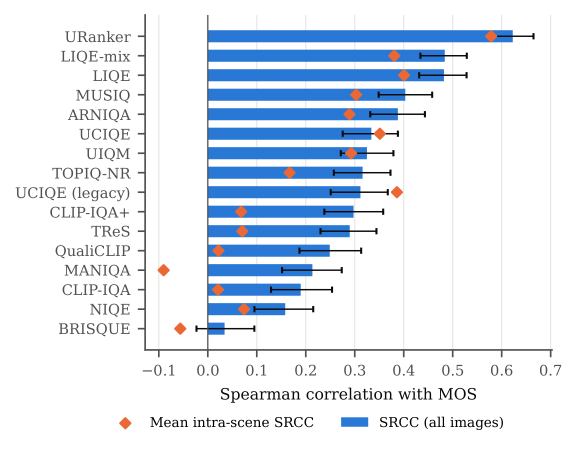
#> input picture report/assets/fig_o1_srcc.png, 1155 x 901 px (shown at 1/2 size)
$ python -i vision.py   (imports and definitions only)   (older library calls are emulated)
#> lines starting #> are read from the running program, lines starting #| are printed output that depends on the picture; after the words box and inside, x2 and y2 are one past the last pixel; in counts of white or black regions, pixels touching at a corner belong together
"""Lab 1-5 image operations used by the demo app (FCV Lab, CSE 3176).

Every function takes / returns uint8 RGB (or a single-channel uint8 image) so the
results can be shown directly. The lab each operation comes from is noted.
"""
from __future__ import annotations

import cv2
import numpy as np
from skimage.feature import hog, local_binary_pattern

CLASS_NAMES = ["holothurian", "echinus", "scallop", "starfish", "fish",
               "corals", "diver", "cuttlefish", "turtle", "jellyfish"]
_PALETTE = [(42, 120, 214), (235, 104, 52), (27, 175, 122), (237, 161, 0), (232, 123, 164),
            (0, 131, 0), (74, 58, 167), (227, 73, 72), (82, 81, 78), (25, 158, 112)]


# ------------------------------------------------------------------ Lab 1: OpenCV basics
def to_gray(img: np.ndarray) -> np.ndarray:
    return cv2.cvtColor(img, cv2.COLOR_RGB2GRAY)


# [5 lines left out: function image_info, not called in this run]


def pixel_rgb(img: np.ndarray, x: int, y: int) -> tuple:
    r, g, b = img[y, x]
    return int(r), int(g), int(b)


def resize(img: np.ndarray, width: int) -> np.ndarray:
    h, w = img.shape[:2]
    return cv2.resize(img, (width, max(1, round(h * width / w))), interpolation=cv2.INTER_AREA)


# [24 lines left out: functions rotate, draw_boxes, not called in this run]


# ------------------------------------------------------------------ Lab 2: enhancement & histograms
def channel_histograms(img: np.ndarray) -> np.ndarray:
    """(3, 256) histograms of R, G, B via cv2.calcHist."""
    return np.stack([cv2.calcHist([img], [c], None, [256], [0, 256]).ravel() for c in range(3)])


def gray_histogram(gray: np.ndarray) -> np.ndarray:
    return cv2.calcHist([gray], [0], None, [256], [0, 256]).ravel()


# [5 lines left out: function hist_equalize, not called in this run]


def gamma(img: np.ndarray, g: float) -> np.ndarray:
    """Power-law transformation s = 255 * (r/255)^g."""
    return np.uint8(np.clip(np.power(img / 255.0, g) * 255, 0, 255))


def negative(img: np.ndarray) -> np.ndarray:
    return 255 - img


def log_transform(img: np.ndarray) -> np.ndarray:
    c = 255 / np.log1p(max(1, int(img.max())))
    return np.uint8(np.clip(c * np.log1p(img.astype(np.float64)), 0, 255))


# [7 lines left out: function contrast_stretch, not called in this run]


def michelson_contrast(gray: np.ndarray) -> float:
    """Contrast = (Imax - Imin) / (Imax + Imin), using robust 1st/99th percentiles."""
    lo, hi = np.percentile(gray, [1, 99])
    return float((hi - lo) / (hi + lo + 1e-6))


# ------------------------------------------------------------------ Lab 3: filtering
def box_blur(img, k=5):
    return cv2.blur(img, (k, k))


def gaussian_blur(img, k=5):
    return cv2.GaussianBlur(img, (k, k), 0)


def median_blur(img, k=5):
    return cv2.medianBlur(img, k)


# [4 lines left out: function sobel_magnitude, not called in this run]


def laplacian(gray: np.ndarray) -> np.ndarray:
    return cv2.convertScaleAbs(cv2.Laplacian(gray, cv2.CV_64F))


def unsharp_mask(img: np.ndarray, alpha: float = 1.5, k: int = 21) -> np.ndarray:
    blur = cv2.GaussianBlur(img, (k, k), 0)
    return cv2.addWeighted(img, 1 + alpha, blur, -alpha, 0)


def canny(gray: np.ndarray, lo: int = 50, hi: int = 150) -> np.ndarray:
    return cv2.Canny(gray, lo, hi)


def edge_density(edges: np.ndarray) -> float:
    return float((edges > 0).mean())


# ------------------------------------------------------------------ Lab 4: segmentation
def otsu(gray: np.ndarray) -> tuple[np.ndarray, float]:
    t, mask = cv2.threshold(gray, 0, 255, cv2.THRESH_BINARY + cv2.THRESH_OTSU)
    return mask, float(t)


def adaptive_threshold(gray: np.ndarray, block: int = 31, c: int = 5) -> np.ndarray:
    return cv2.adaptiveThreshold(gray, 255, cv2.ADAPTIVE_THRESH_GAUSSIAN_C, cv2.THRESH_BINARY, block, c)


# [8 lines left out: function kmeans_segment, not called in this run]


# ------------------------------------------------------------------ Lab 5: feature extraction
def sift_keypoints(gray: np.ndarray, max_kp: int = 2000):
    kp = cv2.SIFT_create(nfeatures=max_kp).detect(gray, None)
    return kp


def fast_keypoints(gray: np.ndarray, threshold: int = 25):
    return cv2.FastFeatureDetector_create(threshold=threshold).detect(gray, None)


def harris_corners(gray: np.ndarray, rel_thresh: float = 0.01) -> np.ndarray:
    r = cv2.cornerHarris(np.float32(gray), 2, 3, 0.04)
    return r > rel_thresh * r.max()


def draw_keypoints(img: np.ndarray, kp, color=(255, 64, 64)) -> np.ndarray:
    return cv2.drawKeypoints(img, kp, None, color=color, flags=cv2.DRAW_MATCHES_FLAGS_DRAW_RICH_KEYPOINTS)


# [5 lines left out: function hog_image, not called in this run]


def lbp(gray: np.ndarray, p: int = 8, r: float = 1.0) -> tuple[np.ndarray, np.ndarray]:
    """Uniform LBP code image and its normalised histogram."""
    codes = local_binary_pattern(gray, p, r, method="uniform")
    hist, _ = np.histogram(codes, bins=np.arange(p + 3), density=True)
    return np.uint8(255 * codes / (p + 1)), hist


def feature_summary(img: np.ndarray) -> dict:
    """Low-level statistics used to compare raw vs enhanced images (Labs 2-5)."""
    g = to_gray(img)
    _, t = otsu(g)
    mask, _ = otsu(g)
    _, h = lbp(g)
    return {
        "Michelson contrast": michelson_contrast(g),
        "Canny edge density": edge_density(canny(g)),
        "SIFT keypoints": len(sift_keypoints(g)),
        "FAST corners": len(fast_keypoints(g)),
        "Otsu threshold": t,
        "Otsu foreground %": float((mask > 0).mean() * 100),
        "LBP entropy": float(-(h[h > 0] * np.log2(h[h > 0])).sum()),
    }

>>> import cv2
>>> picture = cv2.cvtColor(cv2.imread('../report/assets/fig_o1_srcc.png'), cv2.COLOR_BGR2RGB)
>>> result = feature_summary(picture)
#> in to_gray, `return cv2.cvtColor(img, cv2.COLOR_RGB2GRAY)`:
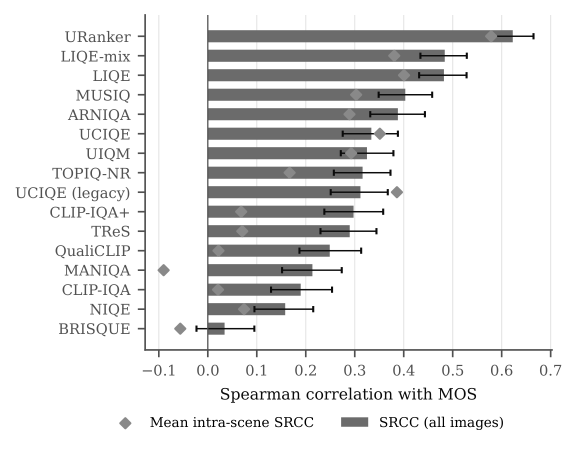
#> returned value: shape (901, 1155) (shown at 1/2 size); min 0, max 255, mean 231.1
#> in otsu, `t, mask = cv2.threshold(gray, 0, 255, cv2.THRESH_BINARY + cv2.THRESH_O..`:
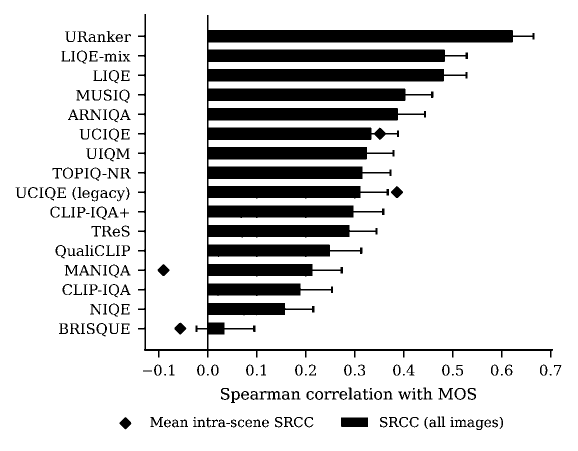
#> mask: shape (901, 1155) (shown at 1/2 size); 84.7% white; 205 black regions (20 under 20 px), largest, box (x1, y1, x2, y2) and area: (276, 28, 1106, 715) 134752, (682, 835, 736, 854) 1025, (782, 372, 806, 396) 333
#> in otsu, `t, mask = cv2.threshold(gray, 0, 255, cv2.THRESH_BINARY + cv2.THRESH_O..`: t = 179
#> in lbp, `codes = local_binary_pattern(gray, p, r, method="uniform")`:
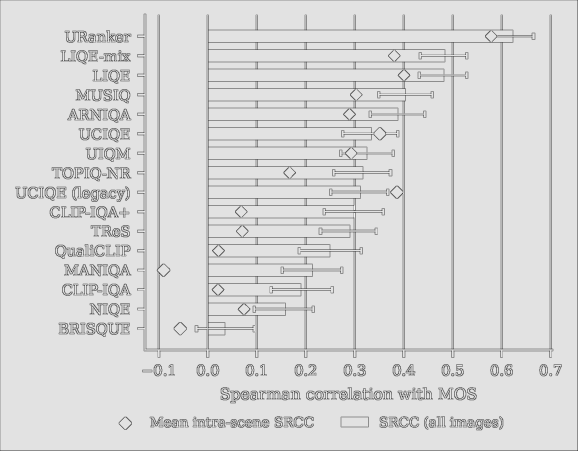
#> codes: shape (901, 1155) float64 (shown at 1/2 size); min 0, max 9, mean 7.69; drawn with min black and max white
#> in lbp, `hist, _ = np.histogram(codes, bins=np.arange(p + 3), density=True)`: hist = [9.61e-07, 0.000258, 0.000131, 0.00909, 0.00742, 0.0749, 0.000865, 0.00577, 0.9, 0.00116]
#> in feature_summary, `_, h = lbp(g)`: h has the same summary as hist in lbp
#> in michelson_contrast, `lo, hi = np.percentile(gray, [1, 99])`: lo = 48; hi = 255
#> in canny, `return cv2.Canny(gray, lo, hi)`:
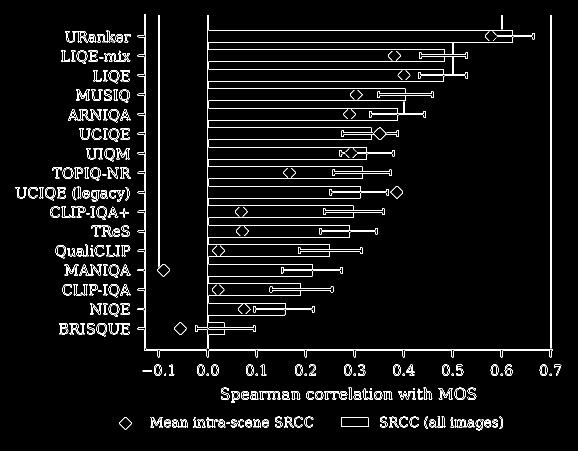
#> returned value: shape (901, 1155) (shown at 1/2 size); 4% white in thin lines or dots, all inside (x1, y1, x2, y2) = (31, 28, 1123, 861)
#> in sift_keypoints, `kp = cv2.SIFT_create(nfeatures=max_kp).detect(gray, None)`: kp = 2000 keypoints; strongest (x, y, size): (389, 835, 1.9), (904, 835, 1.9), (741, 777, 2.2), (827, 777, 2.2)
#> result = {'Michelson contrast': 0.683, 'Canny edge density': 0.0402, 'SIFT keypoints': 2000, 'FAST corners': 2736, 'Otsu threshold': 179, 'Otsu foreground %': 84.69, 'LBP entropy': 0.598}

$ run again, on report/assets/fig_o2_sweeps.png
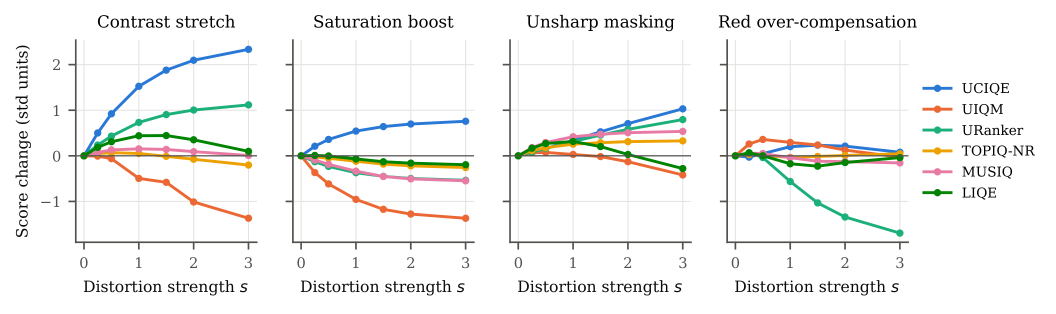
#> input picture report/assets/fig_o2_sweeps.png, 2111 x 627 px (shown at 1/2 size)
#> in otsu, `t, mask = cv2.threshold(gray, 0, 255, cv2.THRESH_BINARY + cv2.THRESH_O..`:
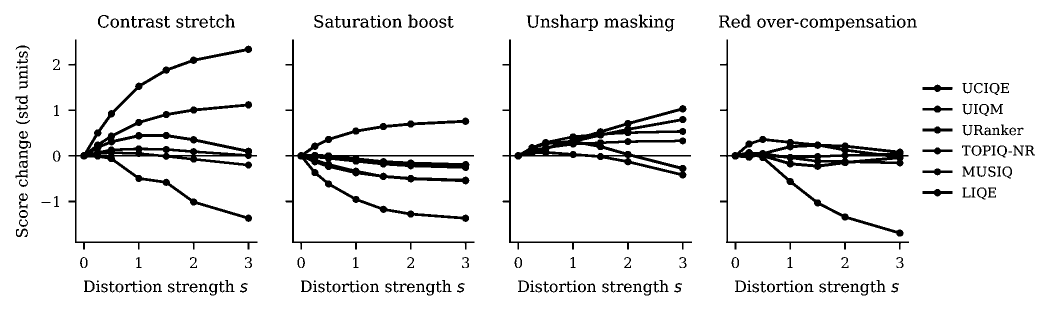
#> mask: shape (627, 2111) (shown at 1/2 size); 93.1% white; 235 black regions (13 under 20 px), largest, box (x1, y1, x2, y2) and area: (137, 79, 515, 499) 17487, (571, 79, 949, 499) 15727, (1005, 79, 1384, 499) 14607
#> in otsu, `t, mask = cv2.threshold(gray, 0, 255, cv2.THRESH_BINARY + cv2.THRESH_O..`: t = 176
#> hist = [3.1e-05, 0.000572, 0.000187, 0.0111, 0.0136, 0.0704, 0.000836, 0.00669, 0.895, 0.00144]
#> h has the same summary as hist in lbp
#> lo = 14; hi = 255
#> in canny, `return cv2.Canny(gray, lo, hi)`:
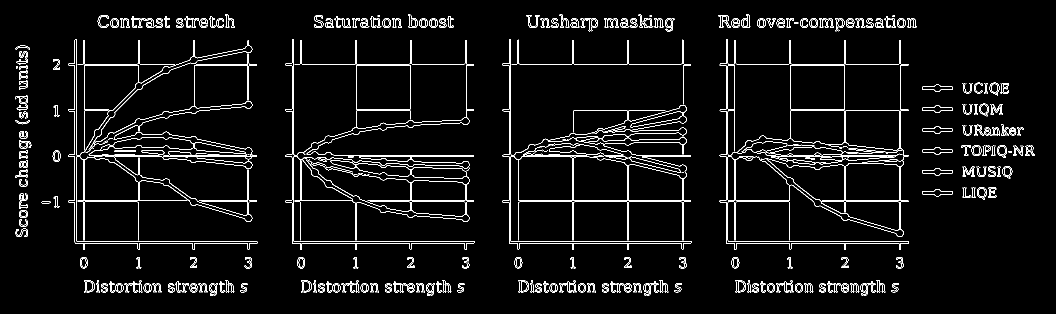
#> returned value: shape (627, 2111) (shown at 1/2 size); 4.3% white in thin lines or dots, all inside (x1, y1, x2, y2) = (31, 29, 2070, 592)
#> kp = 2000 keypoints; strongest (x, y, size): (1301, 32, 2.3), (757, 32, 2.3), (1787, 32, 2.3), (33, 134, 2.2)
#> result = {'Michelson contrast': 0.896, 'Canny edge density': 0.0427, 'SIFT keypoints': 2000, 'FAST corners': 4268, 'Otsu threshold': 176, 'Otsu foreground %': 93.09, 'LBP entropy': 0.648}

$ run again, on report/assets/fig_o3_delta.png
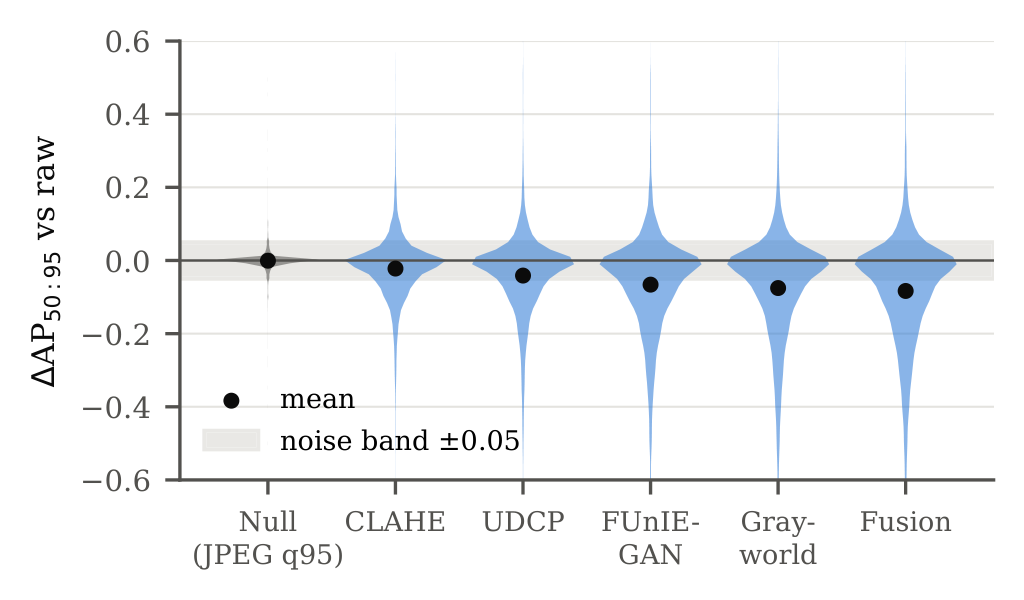
#> input picture report/assets/fig_o3_delta.png, 1024 x 600 px
#> in otsu, `t, mask = cv2.threshold(gray, 0, 255, cv2.THRESH_BINARY + cv2.THRESH_O..`:
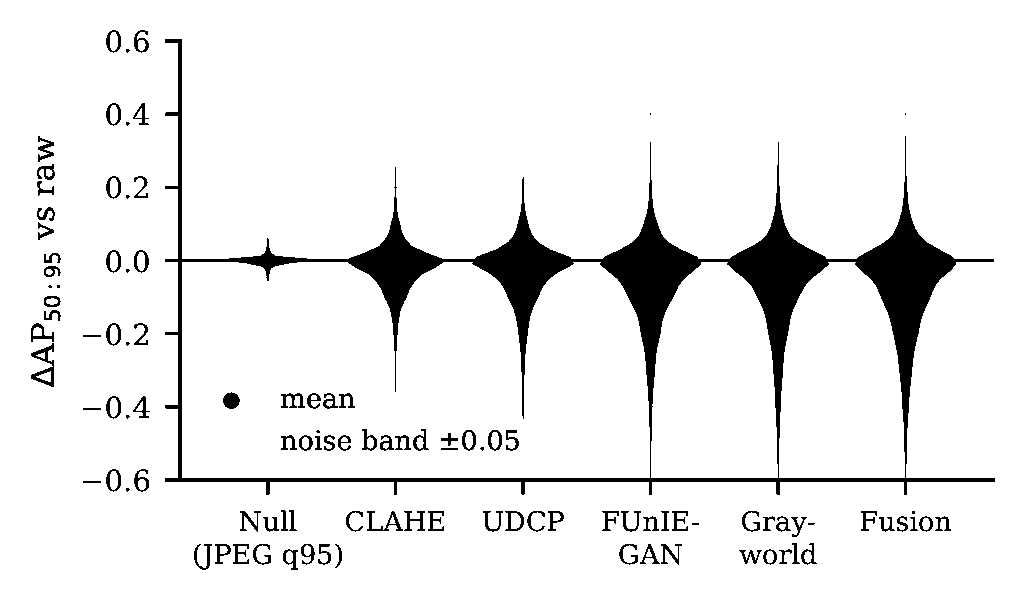
#> mask: shape (600, 1024); 92.3% white; 107 black regions (16 under 20 px), largest, box (x1, y1, x2, y2) and area: (165, 39, 995, 495) 36267, (31, 343, 54, 387) 378, (367, 511, 403, 531) 225
#> in otsu, `t, mask = cv2.threshold(gray, 0, 255, cv2.THRESH_BINARY + cv2.THRESH_O..`: t = 194
#> hist = [3.26e-06, 0.000296, 0.000171, 0.00826, 0.01, 0.0718, 0.000809, 0.0059, 0.899, 0.00366]
#> h has the same summary as hist in lbp
#> lo = 81; hi = 255
#> in canny, `return cv2.Canny(gray, lo, hi)`:
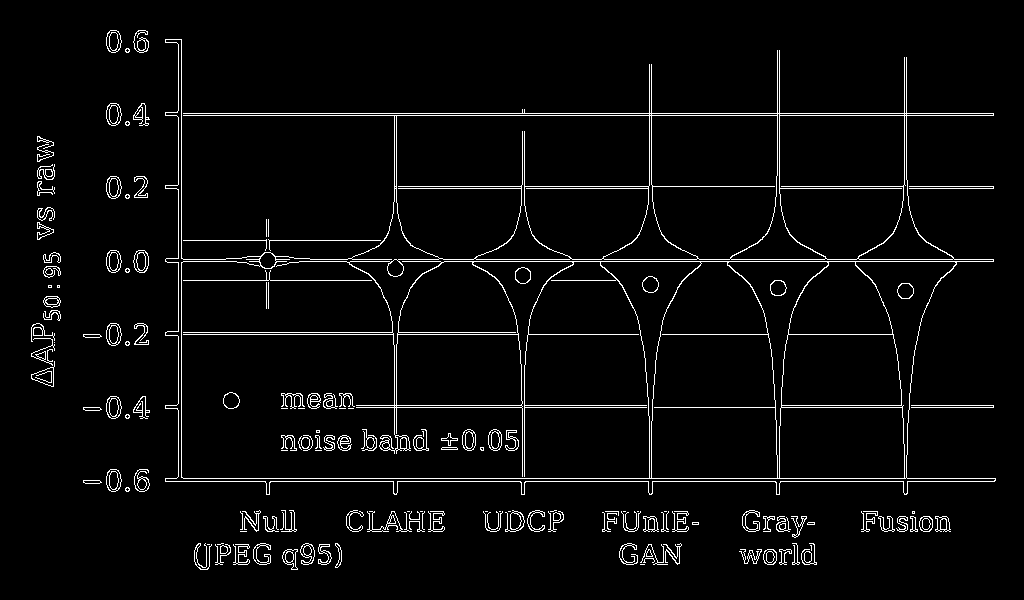
#> returned value: shape (600, 1024); 3.8% white in thin lines or dots, all inside (x1, y1, x2, y2) = (31, 30, 996, 570)
#> kp = 1008 keypoints; strongest (x, y, size): (482, 448, 2.2), (318, 431, 1.9), (231, 400, 10.3), (58, 286, 1.8)
#> result = {'Michelson contrast': 0.518, 'Canny edge density': 0.0379, 'SIFT keypoints': 1008, 'FAST corners': 1279, 'Otsu threshold': 194, 'Otsu foreground %': 92.33, 'LBP entropy': 0.622}

$ run again, on report/assets/fig_o5_policies.png
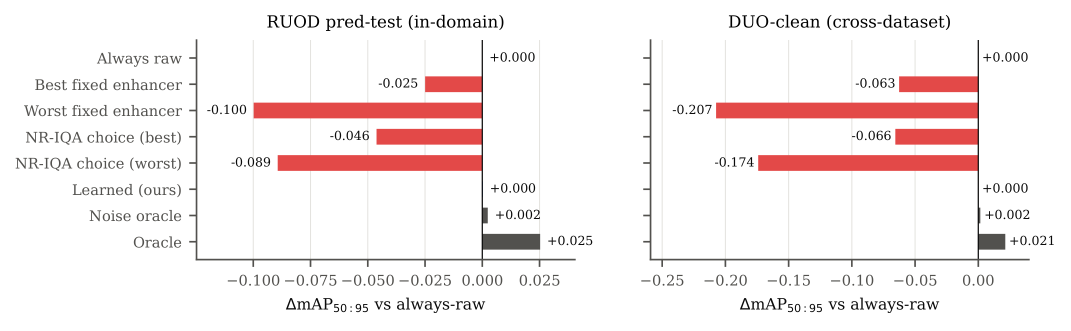
#> input picture report/assets/fig_o5_policies.png, 2141 x 661 px (shown at 1/2 size)
#> in otsu, `t, mask = cv2.threshold(gray, 0, 255, cv2.THRESH_BINARY + cv2.THRESH_O..`:
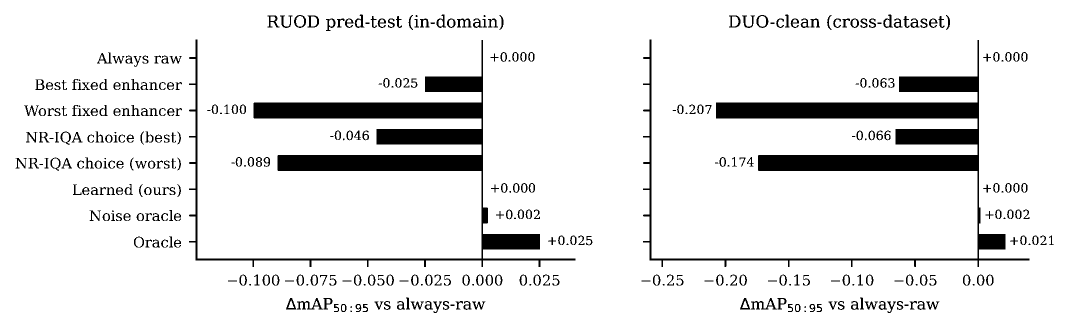
#> mask: shape (661, 2141) (shown at 1/2 size); 90.6% white; 368 black regions (49 under 20 px), largest, box (x1, y1, x2, y2) and area: (1286, 79, 2059, 534) 49189, (378, 79, 1151, 534) 48241, (594, 596, 646, 619) 394
#> in otsu, `t, mask = cv2.threshold(gray, 0, 255, cv2.THRESH_BINARY + cv2.THRESH_O..`: t = 179
#> hist = [1.41e-06, 0.000278, 0.000211, 0.00911, 0.00909, 0.0528, 0.000649, 0.00636, 0.92, 0.0015]
#> h has the same summary as hist in lbp
#> lo = 55; hi = 255
#> in canny, `return cv2.Canny(gray, lo, hi)`:
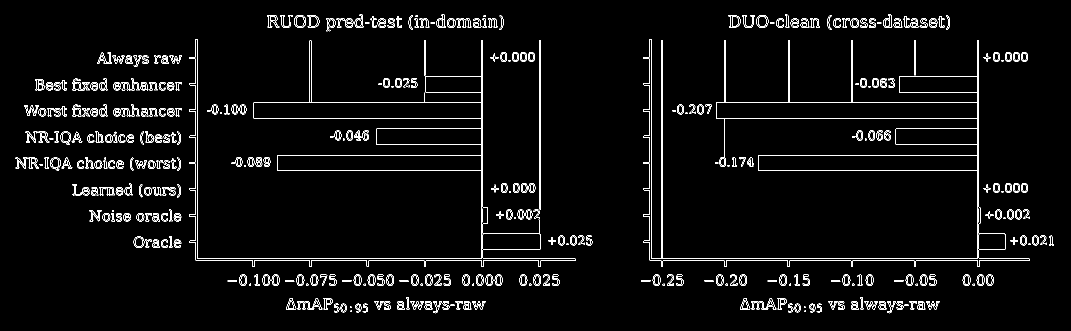
#> returned value: shape (661, 2141) (shown at 1/2 size); 3.2% white in thin lines or dots, all inside (x1, y1, x2, y2) = (31, 29, 2108, 627)
#> kp = 2002 keypoints; strongest (x, y, size): (833, 32, 2.3), (969, 32, 2.3), (1731, 278, 2.1), (1020, 383, 2.1)
#> result = {'Michelson contrast': 0.645, 'Canny edge density': 0.0322, 'SIFT keypoints': 2002, 'FAST corners': 4408, 'Otsu threshold': 179, 'Otsu foreground %': 90.59, 'LBP entropy': 0.531}
